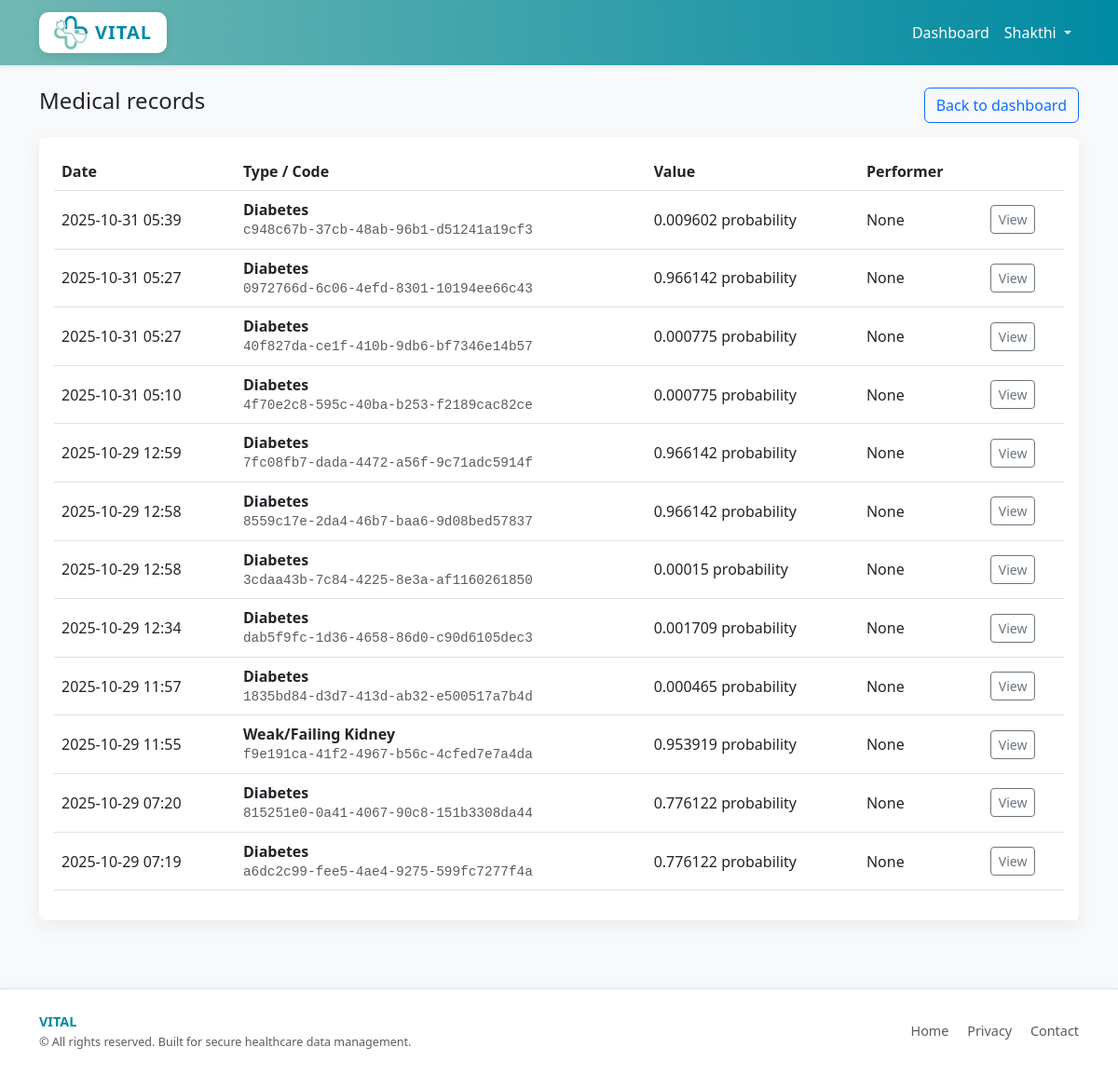
The app's page /patient/records/ (signed in), older data.
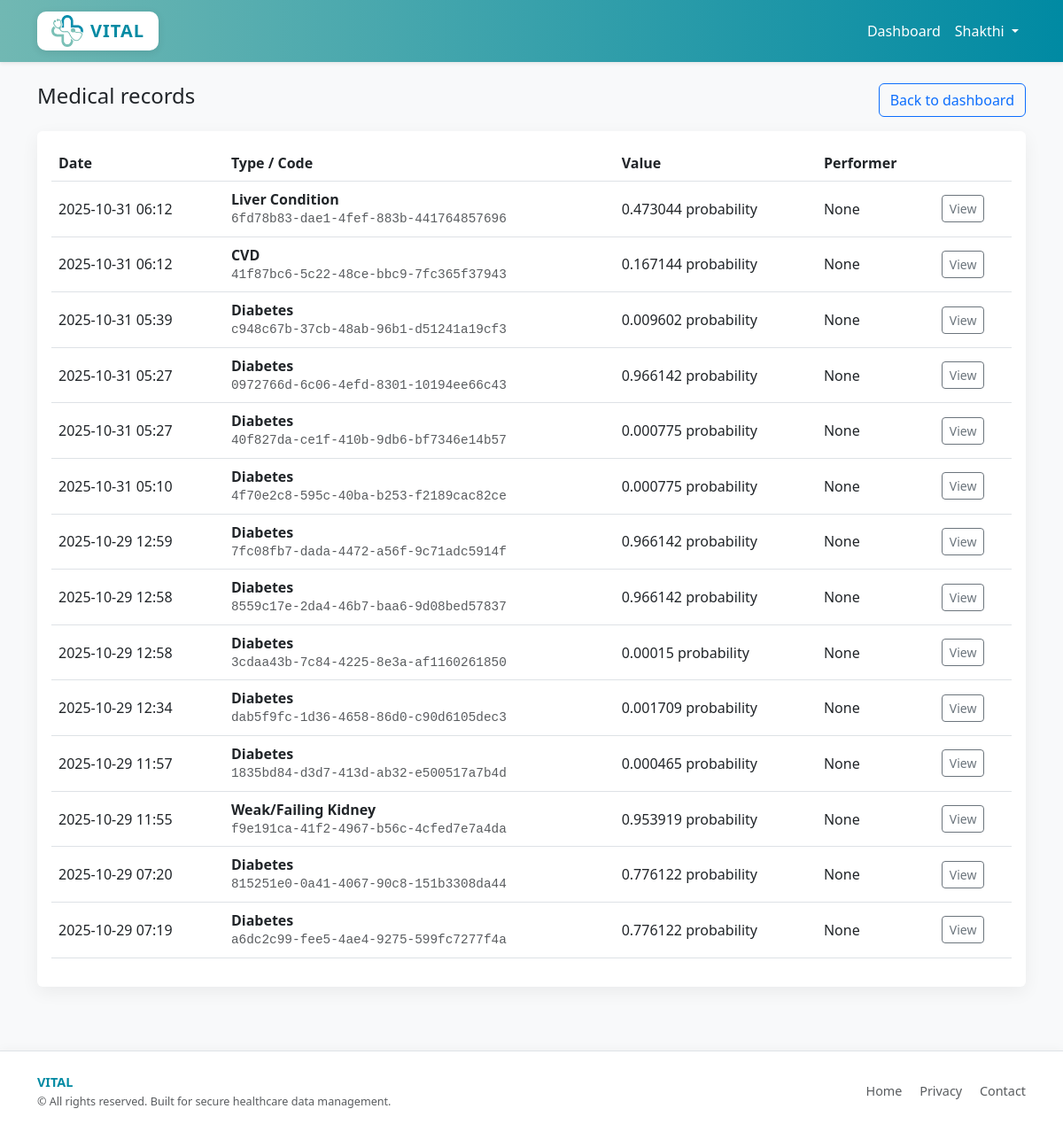
The same page, newer data.
### ehr/models.py (models this page shows, shortened)
class Observation(models.Model):
    id = models.UUIDField(primary_key=True, default=uuid.uuid4, editable=False)
    patient = models.ForeignKey(Patient, related_name="observations", on_delete=models.CASCADE, null=True, blank=True)
    deidentified_patient_hash = models.CharField(max_length=128, null=True, blank=True)
    code = models.CharField(max_length=200)
    value = models.CharField(max_length=200)
    unit = models.CharField(max_length=50, null=True, blank=True)
    effective_date = models.DateTimeField()
    performer = models.ForeignKey(Practitioner, null=True, blank=True, on_delete=models.SET_NULL)
    remarks = models.TextField(null=True, blank=True, help_text="Doctor's free-text remarks / clinical notes")
    disease_key = models.CharField(max_length=128, null=True, blank=True)
    risk_score = models.FloatField(null=True, blank=True)
    features = models.JSONField(null=True, blank=True)  # stores the submitted features
    deidentified_patient_hash = models.CharField(max_length=128, null=True, blank=True)
    alert = models.BooleanField(default=False)
    class Meta:
        ordering = ["-effective_date"]

### ehr/views.py (the view)
# urls.py: path("patient/records/", views.RecordListView.as_view(), name="records"),
@method_decorator(login_required, name="dispatch")
class RecordListView(View):
    def get(self, request):
        patient = request.user.patient
        records = Observation.objects.filter(patient=patient).order_by("-effective_date")
        return render(request, "patient/records_list.html", {"patient": patient, "records": records})

### ehr/context_processors.py (called while the page is built)
def role_flags(request):
    is_practitioner = False
    if request.user.is_authenticated:
        try:
            from .models import Practitioner
            is_practitioner = Practitioner.objects.filter(user=request.user).exists()
        except Exception:
            is_practitioner = False
    return {
        "is_practitioner": is_practitioner
    }

### templates/patient/records_list.html (shortened to what this page needs)
{% extends "base.html" %}
{% block content %}
<div class="d-flex justify-content-between mb-3">
  <h4>Medical records</h4>
  <a class="btn btn-outline-primary" href="{% url 'patient:dashboard' %}">Back to dashboard</a>
</div>
<div class="card card-ghost p-3">
  {% if records %}
    <table class="table table-hover align-middle">
      <thead>
        <tr>
          <th>Date</th>
          <th>Type / Code</th>
          <th>Value</th>
          <th>Performer</th>
          <th></th>
        </tr>
      </thead>
      <tbody>
        {% for r in records %}
        <tr>
          <td>{{ r.effective_date|date:"Y-m-d H:i" }}</td>
          <td><div class="fw-bold">{{ r.code }}</div><div class="small text-muted record-code">{{ r.id }}</div></td>
          <td>{{ r.value }} {% if r.unit %}{{ r.unit }}{% endif %}</td>
          <td>{{ r.performer }}</td>
          <td><a class="btn btn-sm btn-outline-secondary" href="{% url 'patient:record_detail' r.id %}">View</a></td>
        </tr>
        {% endfor %}
      </tbody>
    </table>
  {% else %}
    <div class="text-muted">No medical records found.</div>
  {% endif %}
</div>
{% endblock %}

### templates/base.html (shortened to what this page needs)
<!doctype html>
{% load static %}
<html lang="en">
  <head>
    <link href="https://cdn.jsdelivr.net/npm/bootstrap@5.3.0/dist/css/bootstrap.min.css" rel="stylesheet">
  </head>
  <body class="bg-light">
    <nav class="navbar navbar-expand-lg shadow-sm">
      <div class="container">
        <a class="navbar-brand d-flex align-items-center" href="{% url 'patient:home' %}">
          <div class="brand-box d-flex align-items-center px-3 py-1">
            <img src="{% static 'images/vital_logo.png' %}" alt="VITAL Logo" height="36" class="me-2">
            <span>VITAL</span>
          </div>
        </a>
        <div class="collapse navbar-collapse" id="navbarMenu">
          <ul class="navbar-nav ms-auto">
            {% if request.user.is_authenticated %}
              <li class="nav-item">
                {% if is_practitioner %}
                  <a class="nav-link" href="{% url 'patient:doctor_dashboard' %}">Dashboard</a>
                {% else %}
                  <a class="nav-link" href="{% url 'patient:dashboard' %}">Dashboard</a>
                {% endif %}
              </li>
              <li class="nav-item dropdown">
                <a class="nav-link dropdown-toggle" href="#" id="userMenu" role="button" data-bs-toggle="dropdown">
                  {{ request.user.first_name|default:request.user.username }}
                </a>
              </li>
            {% else %}
              <li class="nav-item"><a class="nav-link" href="{% url 'patient:doctor_login' %}">Clinician Login</a></li>
              <li class="nav-item"><a class="nav-link" href="{% url 'patient:login' %}">Login</a></li>
              <li class="nav-item"><a class="nav-link" href="{% url 'patient:register' %}">Register</a></li>
            {% endif %}
          </ul>
        </div>
      </div>
    </nav>
    <div class="container py-4">
      {% block content %}{% endblock %}
    </div>
    <footer class="bg-white border-top mt-5">
      <div class="container py-4">
        <div class="row align-items-center">
          <div class="col-md-6 text-center text-md-start mb-3 mb-md-0">
            <span class="fw-semibold" style="color: var(--vital-dark);">VITAL</span><br>
            <small class="text-muted">
              © {{ now|date:"Y" }} All rights reserved.
              Built for secure healthcare data management.
            </small>
          </div>
          <div class="col-md-6 text-center text-md-end">
            <a href="{% url 'patient:home' %}" class="text-decoration-none text-muted me-3">Home</a>
            <a href="#" class="text-decoration-none text-muted me-3">Privacy</a>
            <a href="#" class="text-decoration-none text-muted">Contact</a>
          </div>
        </div>
      </div>
    </footer>
  </body>
</html>

### templates/base.html (style rules this page uses)
:root { --vital-light: #71B8B3; --vital-dark: #008AA3; }
html, body { height: 100%; }
body { display: flex; flex-direction: column; min-height: 100vh; background-color: #f8f9fa; }
.container { flex: 1; }
.navbar { background: linear-gradient(-90deg, var(--vital-dark) 0%, var(--vital-light) 100%); }
.navbar-brand { font-weight: 700; color: white !important; letter-spacing: 1px; }
.navbar-nav .nav-link { color: white !important; font-weight: 500; transition: opacity 0.2s ease-in-out; }
footer { font-size: 0.9rem; background-color: #fff; box-shadow: 0 -2px 10px rgba(0, 0, 0, 0.03); margin-top: auto; }
footer a { color: #6c757d; text-decoration: none; }
.card-ghost { border: 0; box-shadow: 0 6px 20px rgba(0,0,0,0.06); }
.record-code { font-family: monospace; font-size: .9rem; }
.brand-box { background-color: white; border-radius: 10px; box-shadow: 0 2px 8px rgba(0,0,0,0.1); transition: transform 0.2s ease; }
.brand-box span { color: var(--vital-dark); font-weight: 700; letter-spacing: 1px; }

Row changes from the older to the newer data that the page shows:
added Observation: effective_date "2025-10-31 06:12", code "Liver Condition", id "6fd78b83-dae1-4fef-883b-441764857696", value "0.473044", unit "probability", performer "None"
added Observation: effective_date "2025-10-31 06:12", code "CVD", id "41f87bc6-5c22-48ce-bbc9-7fc365f37943", value "0.167144", unit "probability", performer "None"
